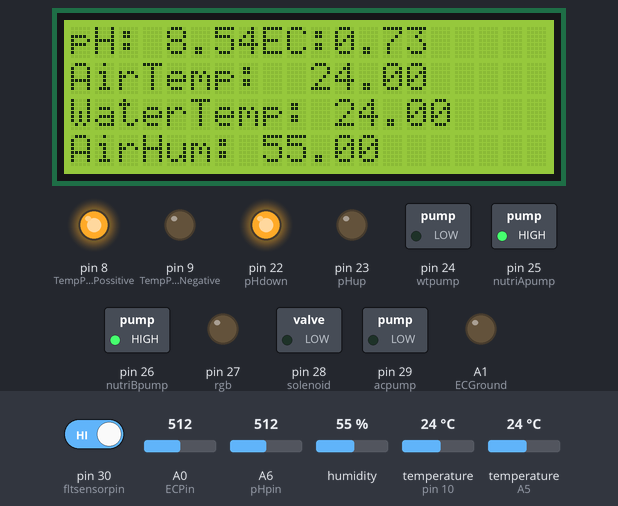
Bench run of a sketch on a simulated Arduino Mega 2560, built with avr-gcc and run on an emulated ATmega2560. On the bench: 20×4 character LCD, switched loads named in the sketch (green lamp = pin HIGH), output pins drawn as LEDs (lit = HIGH). The inputs (shaded band) are chosen by the test bench; at power-on: A6 (pHpin) = 512, A0 (ECPin) = 512, pin 30 (fltsensorpin) HIGH, humidity 55 %, temperature (sensors on pin 10, A5) 24 °C. The local clock reads 2024-03-15 10:24:30 at power-on unless the sketch sets it; pins used as bus, display or sensor lines are not drawn; what the sketch prints to the serial monitor is not drawn.

Above: at 3.0 s.
3.1 s: A6 (pHpin) set to 634
At 5.6 s:
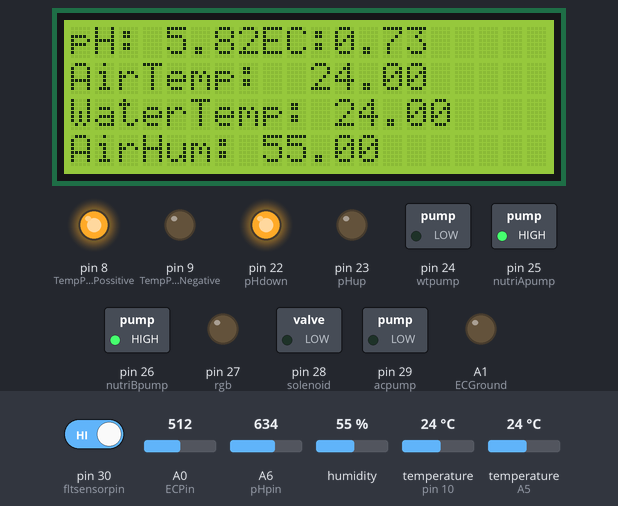
6.3 s: A6 (pHpin) set to 664
At 8.7 s:
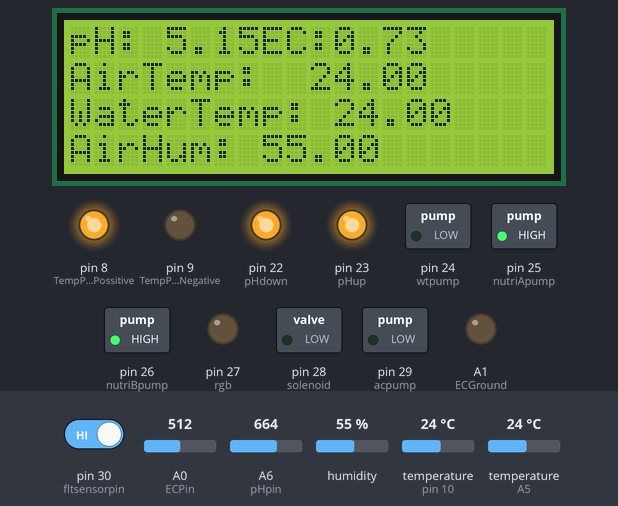
9.8 s: A0 (ECPin) set to 263
At 14.0 s:
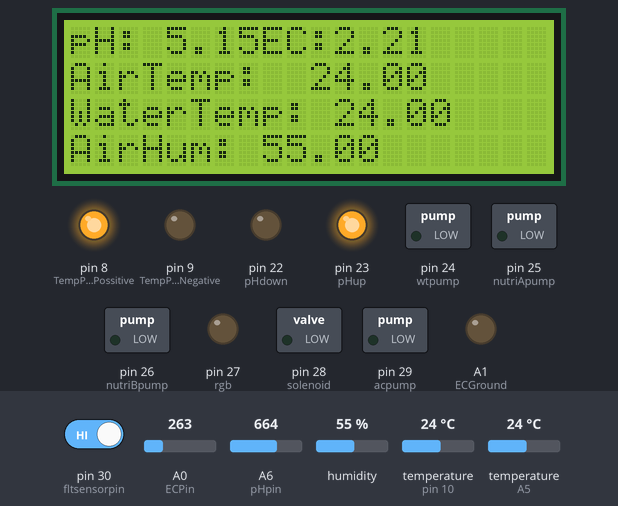
14.3 s: A0 (ECPin) set to 237
At 16.3 s:
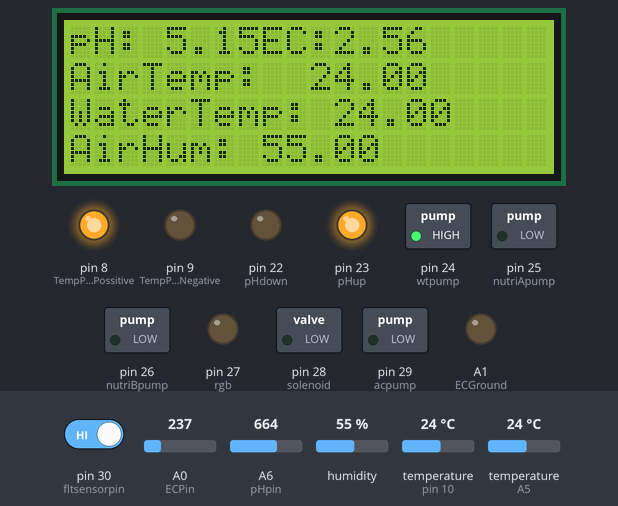
16.8 s: A6 (pHpin) set to 876
At 19.7 s:
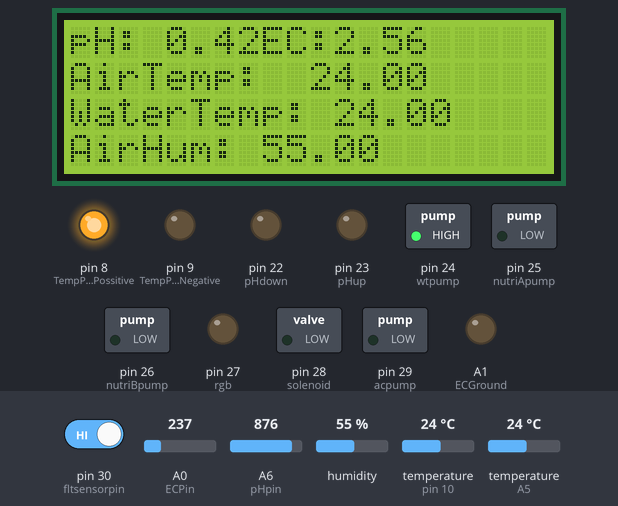
20.3 s: A6 (pHpin) set to 903
At 27.1 s:
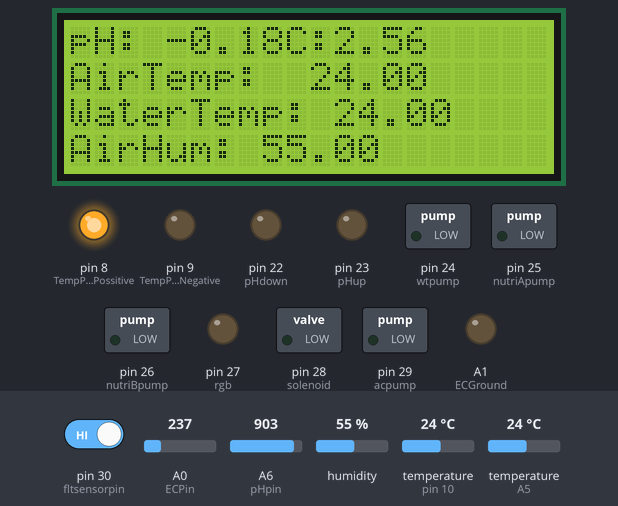
Timing chart, 0 to 27.4 s (numbered marks = the images above; inputs shaded):
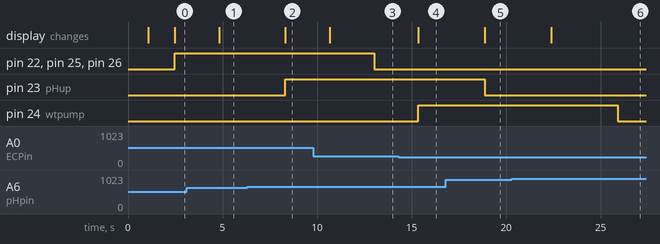

The sketch:

Arduino_end.ino
```cpp
#include <Wire.h>
#include <LiquidCrystal_I2C.h>
#include "dht.h"
#include <OneWire.h>
#include <DallasTemperature.h>
#include "RTClib.h"// Date and time functions using a DS3231 RTC connected via I2C and Wire lib
#define dht_apin A5 // Analog Pin sensor is connected to

 RTC_DS1307 rtc;
 //for lcd display with I2C module:
 LiquidCrystal_I2C lcd(0x3F, 2, 1, 0, 4, 5, 6, 7, 3, POSITIVE);  // Set the LCD I2C address, if it's not working try 0x27.set the LCD address to 0x3F for a 20 chars and 4 line display
 dht DHT;

 //EC Input and Calculation Variables:
 int R1= 1000;
 int Ra=25; //Resistance of powering Pins
 int ECPin= A0;
 int ECGround=A1;
 int ECPower =A4;
 float PPMconversion=0.64;
 float TemperatureCoef = 0.019; //this changes depending on what chemical we are measuring
 float K=1.4015;

//Temp Probe Related pins:
#define ONE_WIRE_BUS 10          // Data wire For Temp Probe is plugged into pin 10 on the Arduino
const int TempProbePossitive =8;  //Temp Probe power connected to pin 9
const int TempProbeNegative=9;    //Temp Probe Negative connected to pin 8

OneWire oneWire(ONE_WIRE_BUS);// Setup a oneWire instance to communicate with any OneWire devices
DallasTemperature sensors(&oneWire);// Pass our oneWire reference to Dallas Temperature.

//EC and temperature output variables:
float Temperature=10;
float EC=0;
float EC25 =0;
int ppm =0;


float raw= 0;
float Vin= 5;
float Vdrop= 0;
float Rc= 0;
float buffer=0;

//DHT11 Output variables:
float airhum;
float airtemp;

//Time measuring variables:
int hr;
int mint;

//pH Variables:
float calibration =19.97; //change this value to calibrate
const int pHpin = A6; //ph sensor pin.
int sensorValue = 0;
unsigned long int avgValue;
float b;
int buf[10];
int temp;

//Float sensor pin
int fltsensorpin = 30;

//Actuators variables:
int pHdown = 22;
int pHup = 23;
int wtpump = 24;
int nutriApump = 25;
int nutriBpump = 26;
int rgb = 27 ;
int solenoid = 28;
int acpump = 29;


//Timer and logical variables:
int mintflag;
int flag;
int minlevel;

unsigned long lasttime;

int key1 = 0;
int flag1 = 1;
unsigned long timepick1;
unsigned long timepick1a;

int key2 = 0;
int flag2 = 1;
unsigned long timepick2;
unsigned long timepick2a;

int key3 = 0;
int flag3 = 1;
unsigned long timepick3;
unsigned long timepick3a;

int key4 = 0;
int flag4 = 1;
unsigned long timepick4;
unsigned long timepick4a;


void setup()
 {
   Serial.begin(9600);
   Serial1.begin(9600);

   Wire.begin();

   lcd.begin(20,4);   // iInit the LCD for 16 chars 2 lines
   lcd.backlight();   // Turn on the backligt (try lcd.noBaklight() to turn it off)
   lcd.setCursor(0,0); //First line
   lcd.print("HYDROPONICS");
   delay(1000);
   lcd.clear();

   //Actators State:
   pinMode(pHdown , OUTPUT);
   pinMode(pHup , OUTPUT);
   pinMode(wtpump , OUTPUT);
   pinMode(nutriApump , OUTPUT);
   pinMode(nutriBpump , OUTPUT);
   pinMode(rgb , OUTPUT);
   pinMode(solenoid , OUTPUT);
   pinMode(acpump , OUTPUT);

   //Digital Flaot sensor:
   pinMode(fltsensorpin, INPUT_PULLUP);


   //For EC and Tempearture Sensor:
   pinMode(TempProbeNegative , OUTPUT ); //seting ground pin as output for tmp probe
   digitalWrite(TempProbeNegative , LOW );//Seting it to ground so it can sink current
   pinMode(TempProbePossitive , OUTPUT );//ditto but for positive
   digitalWrite(TempProbePossitive , HIGH );
   pinMode(ECPin,INPUT);
   pinMode(ECPower,OUTPUT);//Setting pin for sourcing current
   pinMode(ECGround,OUTPUT);//setting pin for sinking current
   digitalWrite(ECGround,LOW);//We can leave the ground connected permanantly

   delay(100);// gives sensor time to settle
   sensors.begin();
   delay(100);

   //** Adding Digital Pin Resistance to [25 ohm] to the static Resistor *********//
   // Consule Read-Me for Why, or just accept it as true
   R1=(R1+Ra);// Taking into account Powering Pin Resitance

   if (! rtc.begin())
   {
    Serial.println("Couldn't find RTC");
    while (1);
   }


  if (rtc.isrunning())
    {
    Serial.println("RTC lost power, lets set the time!");
    // If the RTC have lost power it will sets the RTC to the date & time this sketch was compiled in the following line
    rtc.adjust(DateTime(F(__DATE__), F(__TIME__)));
    // This line sets the RTC with an explicit date & time, for example to set
    // January 21, 2014 at 3am you would call:
    // rtc.adjust(DateTime(2014, 1, 21, 3, 0, 0));
    }

  // If you need to set the time of the uncomment line 34 or 37
  // following line sets the RTC to the date & time this sketch was compiled
  // rtc.adjust(DateTime(F(__DATE__), F(__TIME__)));
  // This line sets the RTC with an explicit date & time, for example to set
  // January 21, 2014 at 3am you would call:
  // rtc.adjust(DateTime(2014, 1, 21, 3, 0, 0));
 }

void loop()
{
  //Air temp and Air Humidity Measurement:
  DHT.read11(dht_apin);

  Serial.print("Air humidity = ");
  Serial.print(DHT.humidity);
  airhum = DHT.humidity;
  Serial.print("%  ");
  Serial.print("Air Temperature = ");
  Serial.print(DHT.temperature);
  airtemp = DHT.temperature;
  Serial.println(" C  ");

  //pH Measurement:
  for(int i=0;i<10;i++)
  {
  buf[i]=analogRead(pHpin);
  delay(30);
  }
  for(int i=0;i<9;i++)
  {
   for(int j=i+1;j<10;j++)
   {
    if(buf[i]>buf[j])
    {
     temp=buf[i];
     buf[i]=buf[j];
     buf[j]=temp;
    }
   }
  }
  avgValue=0;
  for(int i=2;i<8;i++)
  avgValue+=buf[i];

  //calibration needed hear:
  float pHVol=(float)avgValue*5.0/1024/6;//need to calibrated
  float phi = (-4.57 * pHVol)+ calibration;

  Serial.print("pH value = ");
  Serial.print(phi);
  Serial.print("  Signal Voltage = ");
  Serial.print(pHVol);
  Serial.println(" Volt");


  //Water Temperature Measurement:
  sensors.requestTemperatures();// Send the command to get temperatures
  Temperature=sensors.getTempCByIndex(0); //Stores Value in Variable


  //Water EC Measurement:
  //Estimates Resistance of Liquid
  digitalWrite(ECPower,HIGH);
  raw= analogRead(ECPin);
  raw= analogRead(ECPin);// This is not a mistake, First reading will be low beause if charged a capacitor
  digitalWrite(ECPower,LOW);

  //Converts to EC
  Vdrop= (Vin*raw)/1024.0;
  Rc=(Vdrop*R1)/(Vin-Vdrop);
  Rc=Rc-Ra; //acounting for Digital Pin Resitance
  EC = 1000/(Rc*K);

 //Compensating For Temperature
  EC25  =  EC/ (1+ TemperatureCoef*(Temperature-25.0));
  ppm=(EC25)*(PPMconversion*1000);

   Serial.print("Rc: ");
   Serial.print(Rc);
   Serial.print(" EC: ");
   Serial.print(EC25);
   Serial.print(" Simens  ");
   Serial.print(" Strength :  ");
   Serial.print(ppm);
   Serial.print(" ppm ");
   Serial.print(" Water temperature: ");
   Serial.print(Temperature);
   Serial.println(" *C ");


      //LCD Print:

       lcd.setCursor(0 , 0);
       lcd.print("pH:");
       lcd.setCursor(8 , 0);
       lcd.print("EC:");
       lcd.setCursor(0 , 1);
       lcd.print("AirTemp:");
       lcd.setCursor(0 , 2);
       lcd.print("WaterTemp:");
       lcd.setCursor(0 , 3);
       lcd.print("AirHum:");

       lcd.setCursor(4, 0);
       lcd.print(phi);
       lcd.setCursor(11 , 0);
       lcd.print(EC25);
       lcd.setCursor(10 , 1);
       lcd.print(airtemp);
       lcd.setCursor(11 , 2);
       lcd.print(Temperature);
       lcd.setCursor(8 , 3);
       lcd.print(airhum);


      //DATA FETCHING To the NodeMCU:
      int sen1= airhum;
      int sen2= airtemp;
      int sen3= phi;
      int sen4=  EC25;
      int sen5= Temperature;


      //Sending data to the NodeMCU:
      int data1=sen1;
      if(Serial1.available()>0)
      {
       char c=Serial1.read();
       if(c=='s')
        {
         Serial1.print(data1);
         Serial1.print('\n');
         Serial1.flush();
        }
      }

      int data2=sen2;
      if(Serial1.available()>0)
      {
       char p=Serial1.read();
       if(p=='k')
        {
         Serial1.print(data2);
         Serial1.print('\n');
         Serial1.flush();
        }
      }

      int data3=sen3;
      if(Serial1.available()>0)
      {
       char m=Serial1.read();
       if(m=='l')
        {
         Serial1.print(data3);
         Serial1.print('\n');
         Serial1.flush();
        }
      }

      int data4=sen4;
      if(Serial1.available()>0)
      {
       char n=Serial1.read();
       if(n=='j')
        {
         Serial1.print(data4);
         Serial1.print('\n');
         Serial1.flush();
        }
      }

      int data5=sen5;
      if(Serial1.available()>0)
      {
       char o=Serial1.read();
       if(o=='y')
        {
         Serial1.print(data5);
         Serial1.print('\n');
         Serial1.flush();
        }
      }

  //Logics for pH Up Tank:
   if( key1 == 0 )
   {
    if( phi <= 5.5 )
      {
       if(flag1 == 1)
        {
         Serial.println("Time picked for pH Up Tank");
         timepick1 = millis();
         flag1 = 0;
        }
        key1 = 1;
      }
   }

    if( key1 == 1 )
      {
         if( millis() < timepick1 + 10000UL )//Time needed to provide 10ml
           {
            digitalWrite(pHup , HIGH);
            timepick1a = millis();
           }
         else
           {
            digitalWrite(pHup , LOW);
            if( millis() > timepick1a + 600000UL )//Time for waiting 10 minutes
             {
               key1 = 0;
             }
            flag1 = 1;
           }
      }

   //Logics for pH Down Tank:
   if( key2 == 0 )
   {
    if( phi >= 6.5 )
      {
       if(flag2 == 1)
        {
         Serial.println("Time picked for pH Down Tank");
         timepick2 = millis();
         flag2 = 0;
        }
        key2 = 1;
      }
   }

    if( key2 == 1 )
      {
         if( millis() < timepick2 + 10000UL ) //Time needed to provide 10ml
           {
            digitalWrite(pHdown , HIGH);
            timepick2a = millis();
           }
         else
           {
            digitalWrite(pHdown , LOW);
            if( millis() > timepick2a + 600000UL ) //Time for waiting 10 minutes
             {
               key2 = 0;
             }
            flag2 = 1;
           }
      }

   //Logics for EC up Tank:
   if( key3 == 0 )
   {
    if( EC25 >= 2.4 )
      {
       if(flag3 == 1)
        {
         Serial.println("Time picked for EC up Tank");
         timepick3 = millis();
         flag3 = 0;
        }
        key3 = 1;
      }
   }

    if( key3 == 1 )
      {
         if( millis() < timepick3 + 10000UL ) //Time needed to provide 10ml
           {
            digitalWrite(wtpump , HIGH);
            timepick3a = millis();
           }
         else
           {
            digitalWrite(wtpump , LOW);
            if( millis() > timepick3a + 600000UL ) //Time for waiting 10 minutes
             {
               key3 = 0;
             }
            flag3 = 1;
           }
      }


  //Logics for EC Down Tank:
   if( key4 == 0 )
   {
    if( EC25 <= 1.5 )
      {
       if(flag4 == 1)
        {
         timepick4 = millis();
         flag4 = 0;
        }
        key4 = 1;
      }
   }

    if( key4 == 1 )
      {
         if( millis() < timepick4 + 10000UL )//Time needed to provide 10ml
           {
            digitalWrite(nutriApump , HIGH);
            digitalWrite(nutriBpump , HIGH);
            timepick4a = millis();
           }
         else
           {
             digitalWrite(nutriApump , LOW);
             digitalWrite(nutriBpump , LOW);
            if( millis() > timepick4a + 600000UL ) //Time for waiting 10 minutes
             {
               key4 = 0;
             }
            flag4 = 1;
           }
      }

    //Logics for reducing Air Temperature:
    if ( airtemp >= 30 )
      {
      digitalWrite(solenoid,HIGH);
      }
    else
      {
       digitalWrite(solenoid,LOW);
      }

    //Time Measurement:
    DateTime now = rtc.now();
    Serial.print(now.hour(), DEC);
    hr = now.hour();
    Serial.print(':');
    Serial.print(now.minute(), DEC);
    mint = now.minute();
    Serial.print(':');
    Serial.print(now.second(), DEC);
    Serial.println();

    //Logics for RGB lights:
    if( hr >= 6 && hr <= 9  )
      {
        digitalWrite(rgb , HIGH);
      }
    else
      {
        digitalWrite(rgb , LOW);
      }


     //Logics for AC pump:
     if((mint >= 0 && mint < 10) && (mint >= 15 && mint < 25) && (mint >= 30  && mint < 40) && (mint >= 45 && mint <55))
       {
        digitalWrite(acpump ,  HIGH);
       }
     if ((mint >= 10 && mint < 15) && ( mint >= 25 && mint < 30) && ( mint >=40 && mint < 45 ) && ( mint >= 55 && mint <= 60))
       {
        digitalWrite(acpump , LOW);
       }

     //Logics for Water LEVEL:
     minlevel = digitalRead(fltsensorpin);
     Serial.println(minlevel);

     if( fltsensorpin == HIGH )
       {
         Serial.println("Water in less than 45 mm");
         if(flag == 1)
          {
            mintflag = mint + 20;
            flag = 0;
          }
       }

      if ( mint < mintflag )
         {
          digitalWrite(wtpump , HIGH);
         }
      else
         {
          flag = 1;
         }

}
```

Measured:
- the behaviour switches between 648 and 649 on A6 (pHpin) (found by bisection; images 1 and 2)
- the behaviour switches between 249 and 248 on A0 (ECPin) (found by bisection; images 3 and 4)
- the behaviour switches between 894 and 895 on A6 (pHpin) (found by bisection; images 5 and 6)
- after the input at 3.1 s, the display: changes after 1.7 s (image 1)
- after the input at 6.3 s, pin 23 (pHup): LOW → HIGH after 2.0 s; the display: changes after 2.0 s (image 2)
- after the input at 9.8 s, the display: changes after 0.88 s (image 3)
- after the input at 14.3 s, pin 24 (wtpump): LOW → HIGH after 1.1 s; the display: changes after 1.1 s (image 4)
- after the input at 16.8 s, the display: changes after 2.1 s (image 5)
- after the input at 20.3 s, the display: changes after 2.1 s (image 6)
